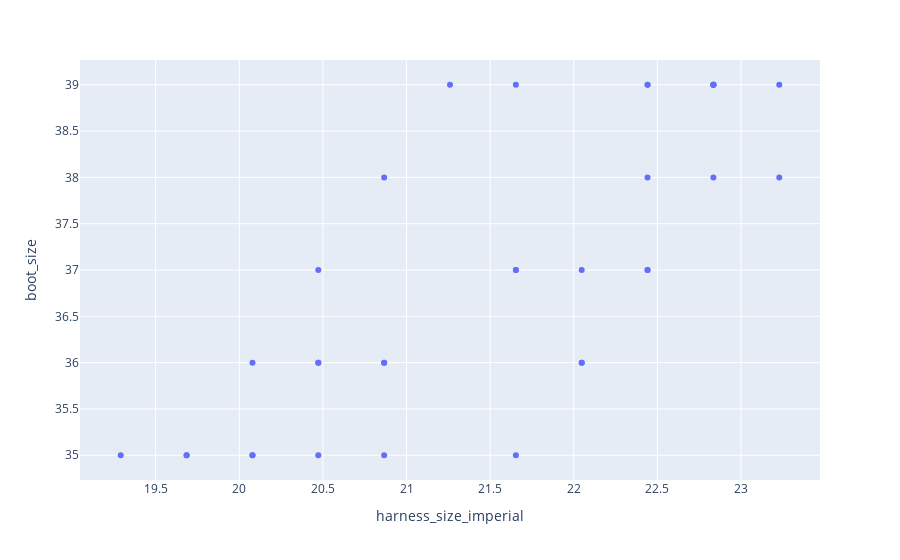

Notebook code cell kept with this figure:
### Markdown cell above
Crear nuevas columnas
El gráfico anterior muestra la relación que queremos investigar para nuestra tienda, pero es posible que algunos clientes deseen listas de tallas de arneses en pulgadas, no en centímetros. ¿Cómo podemos ver estos tamaños de arnés en unidades imperiales?

### Code cell
# Convertir tamaños de arnés de unidades métricas a imperiales 
# y guarde el resultado en una nueva columna
data_smaller_paws['harness_size_imperial'] = data_smaller_paws.harness_size / 2.54

# Mostrar un gráfico del tamaño del arnés en unidades imperiales
plotly.express.scatter(data_smaller_paws, x="harness_size_imperial", y="boot_size")

### Figure 1 — Plotly figure (JSON) as saved in the notebook; plotly's stock layout.template omitted (floating-point values rounded to 4 significant figures)
{"data": [{"hovertemplate": "harness_size_imperial=%{x}<br>boot_size=%{y}<extra></extra>", "legendgroup": "", "marker": {"color": "#636efa", "symbol": "circle"}, "mode": "markers", "name": "", "orientation": "v", "showlegend": false, "type": "scatter", "x": [22.83, 22.83, 20.47, 22.83, 22.44, 20.47, 21.65, 20.87, 19.29, 22.05, 20.87, 22.83, 22.05, 20.08, 19.69, 23.23, 21.65, 19.69, 20.47, 20.87, 21.26, 22.05, 21.65, 22.44, 20.87, 22.44, 22.44, 21.65, 20.08, 20.47, 22.83, 22.44, 20.08, 23.23], "xaxis": "x", "y": [39, 38, 37, 39, 38, 35, 37, 36, 35, 36, 38, 39, 36, 36, 35, 38, 37, 35, 36, 35, 39, 37, 35, 39, 36, 37, 37, 39, 35, 36, 39, 39, 35, 39], "yaxis": "y"}], "layout": {"legend": {"tracegroupgap": 0}, "margin": {"t": 60}, "xaxis": {"anchor": "y", "domain": [0, 1], "title": {"text": "harness_size_imperial"}}, "yaxis": {"anchor": "x", "domain": [0, 1], "title": {"text": "boot_size"}}}}
